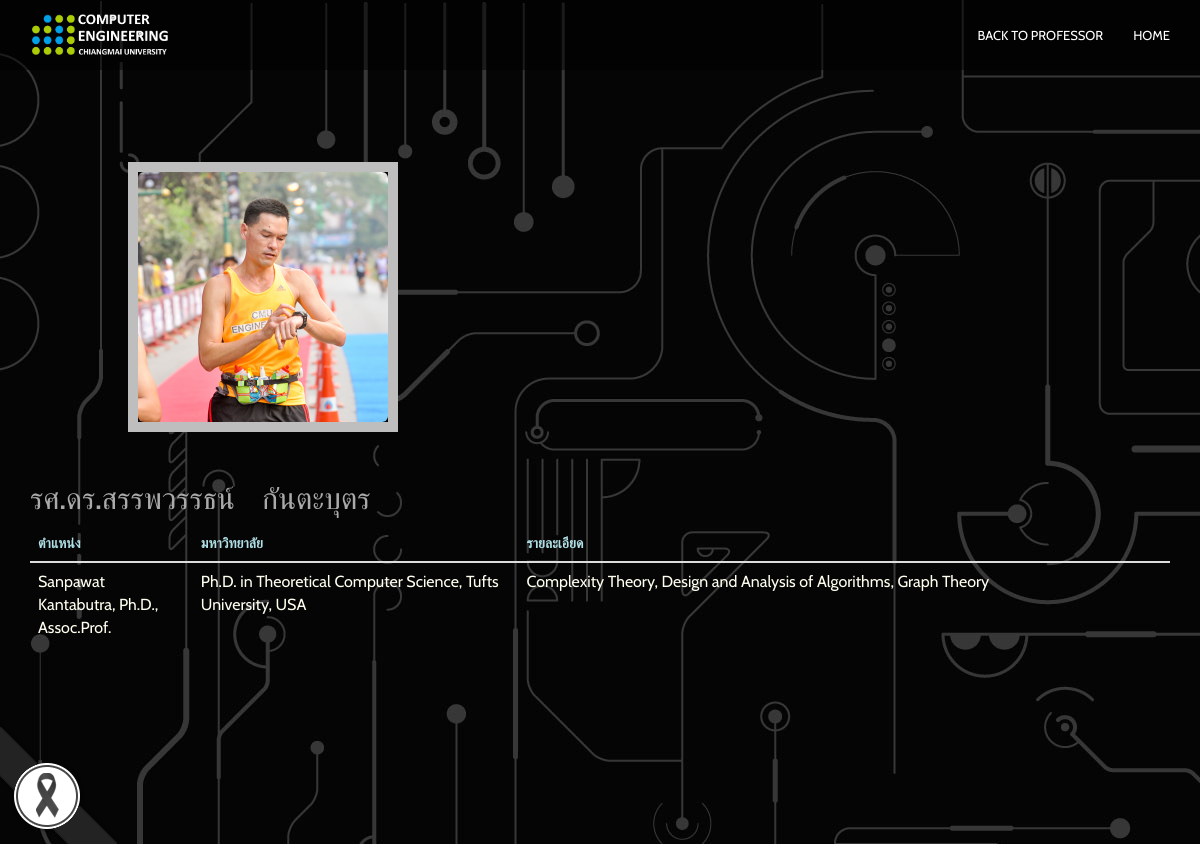
Page /professor/professor_display.php?id=23 on the committed database.
### tables this page shows
CREATE TABLE `professor` (
  `id` int(11) NOT NULL,
  `firstname` varchar(255) NOT NULL,
  `lastname` varchar(255) NOT NULL,
  `position` varchar(255) NOT NULL,
  `university` varchar(255) NOT NULL,
  `specialist` varchar(255) NOT NULL,
  `img` text NOT NULL
);

### professor/professor_display.php (the view, shortened to what this page needs)
<!DOCTYPE html>
<html lang="en">
    <head>
        <link href="../bootstrap/css/bootstrap.min.css" rel="stylesheet">
        <link href="../font-awesome/css/font-awesome.min.css" rel="stylesheet">
        <link href="../css/flexslider.css" rel="stylesheet" type="text/css" media="screen">
        <link href="../css/owl.carousel.css" rel="stylesheet" type="text/css" media="screen">
        <link href="../css/owl.theme.css" rel="stylesheet" type="text/css" media="screen">
        <link rel="stylesheet" type="text/css" href="../css/jquery-ui.min.css" media="screen">
        <link href="../lightbox2/dist/css/lightbox.css" rel="stylesheet">
        <link href="../css/restaurant-onepage-dark.css" rel="stylesheet" type="text/css" media="screen">
         <body background="bg.jpg">
         <img src="../img/black_ribbon_bottom_left.png" class="black-ribbon stick-bottom stick-left">
        <nav class="navbar navbar-inverse navbar-fixed-top">
            <div class="container">
                <div class="navbar-header">
                    <a href="../index.html"><img src="../img/logo.png" alt = "img" width = "140"></a>
                </div>
                <div id="navbar" class="navbar-collapse collapse">
                    <ul class="nav navbar-nav scroll-to navbar-right">
                       <li><a href="Professor.php">Back to Professor</a></li>
                        <li><a href="../index.html">Home</a></li>
                    </ul>
                </div>
            </div>
        </nav>
            <?php
                $servername = "localhost";
                $username = "root";
                $password = "";
                $dbname = "group6";
                $conn = new mysqli($servername, $username, $password,$dbname);
                mysqli_set_charset($conn, "utf8");
  $sql = "SELECT * FROM professor where id='".$_GET["id"]."'";
  $result = $conn->query($sql);
  $row = $result->fetch_assoc()
?>
 <br><br><br><br><br><br>
    <section class="mainContent full-width clearfix">
      <div class="container">
            <div class="row">
                  <div class="col-sm-3 col-xs-3 col-xs-offset-1">
                      <div class="profile-picture">
                        <img src="<?=$row["img"]?>" alt="img" class="img-rounded">
                      </div>
                  </div>
                  <div class="col-sm-12 col-xs-12">
                        <table class="table table-curved" class="col-sm-8 col-xs-12">
                          <thead>
                            <tr>
                              <h2><?=$row["firstname"]?> &nbsp;&nbsp; <?=$row["lastname"]?></h2></th>
                              <th class="col-sm-1"><font color="#B0E0E6">ตำแหน่ง</font></div></th>
                              <th class="col-sm-2"><font color="#B0E0E6">มหาวิทยาลัย</font></div></th>
                              <th class="col-sm-4"><font color="#B0E0E6">รายละเอียด</font></div></th>
                          <tbody>
                          <tr>
                              <td><font color="#FFFFF0" size="3"><?=$row["position"]?></td></font>
                              <td><font color="#FFFFF0" size="3"><?=$row["university"]?></td></font>
                              <td><font color="#FFFFF0" size="3"><?=$row["specialist"]?></td></font>
                          </tr>
                        </tbody>
                   <br><br><br><br><br><br><br><br>
    </section>
    </body>
</html

### css/restaurant-onepage-dark.css (style rules this page uses)
html, body { height: 100%; }
body { font-family: "Cabin", sans-serif; line-height: 22px; color: #aaa; -webkit-font-smoothing: antialiased; -webkit-text-size-adjust: 100%; -ms-text-size-adjust: 100%; background-color: #222; }
a { color: #f2b84b; }
a, button { -moz-transition: all 0.3s; -o-transition: all 0.3s; -webkit-transition: all 0.3s; transition: all 0.3s; border: 0px; background-color: transparent; }
a, a:hover, a:focus, button, button:focus { text-decoration: none; outline: 0 !important; }
.navbar-inverse { background-color: rgba(0, 0, 0, 0.5); border: 0px; padding: 10px 0; -moz-transition: all 0.5s ease-in-out; -o-transition: all 0.5s ease-in-out; -webkit-transition: all 0.5s ease-in-out; transition: all 0.5s ease-in-out; }
.navbar-inverse .navbar-nav > li > a { color: #fff; text-transform: uppercase; font-size: 13px; }
.profile-picture { border: 10px solid #BEBEBE; margin-bottom: 30px; width: 270px; height: 270px; margin-top: 30px; }
.profile-picture img { width: 250px; display: block; height: 250px; }
.stick-bottom { bottom: 0; }
.stick-left { left: 0; }
.black-ribbon { position: fixed; z-index: 9999; width: auto; }
* { padding: 0; margin: 0; }
* { word-wrap: break-word; }

### rows in the picture
professor: img (picture), firstname "รศ.ดร.สรรพวรรธน์", lastname "กันตะบุตร", position "Sanpawat Kantabutra, Ph.D., Assoc.Prof.", university "Ph.D. in Theoretical Computer Science, Tufts University, USA", specialist "Complexity Theory, Design and Analysis of Algorithms, Graph Theory"
